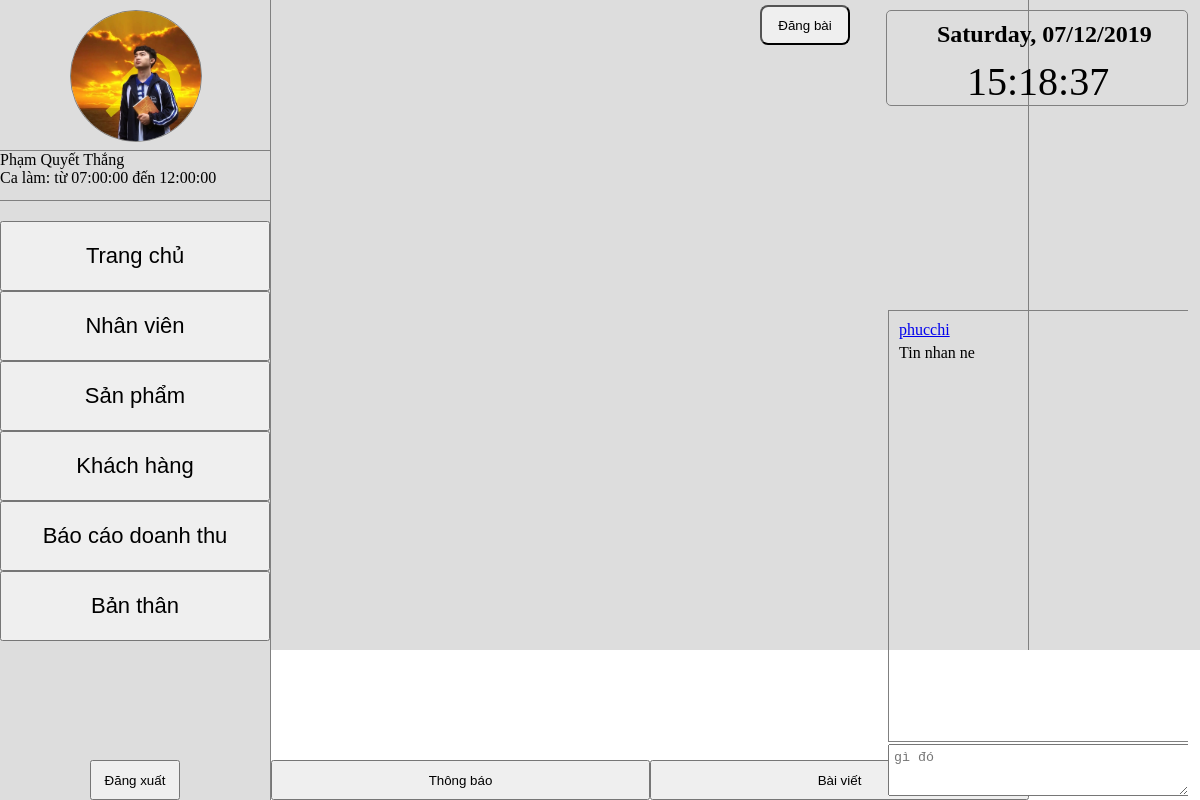
/admin.php (signed in), run on an earlier commit of the app's database.
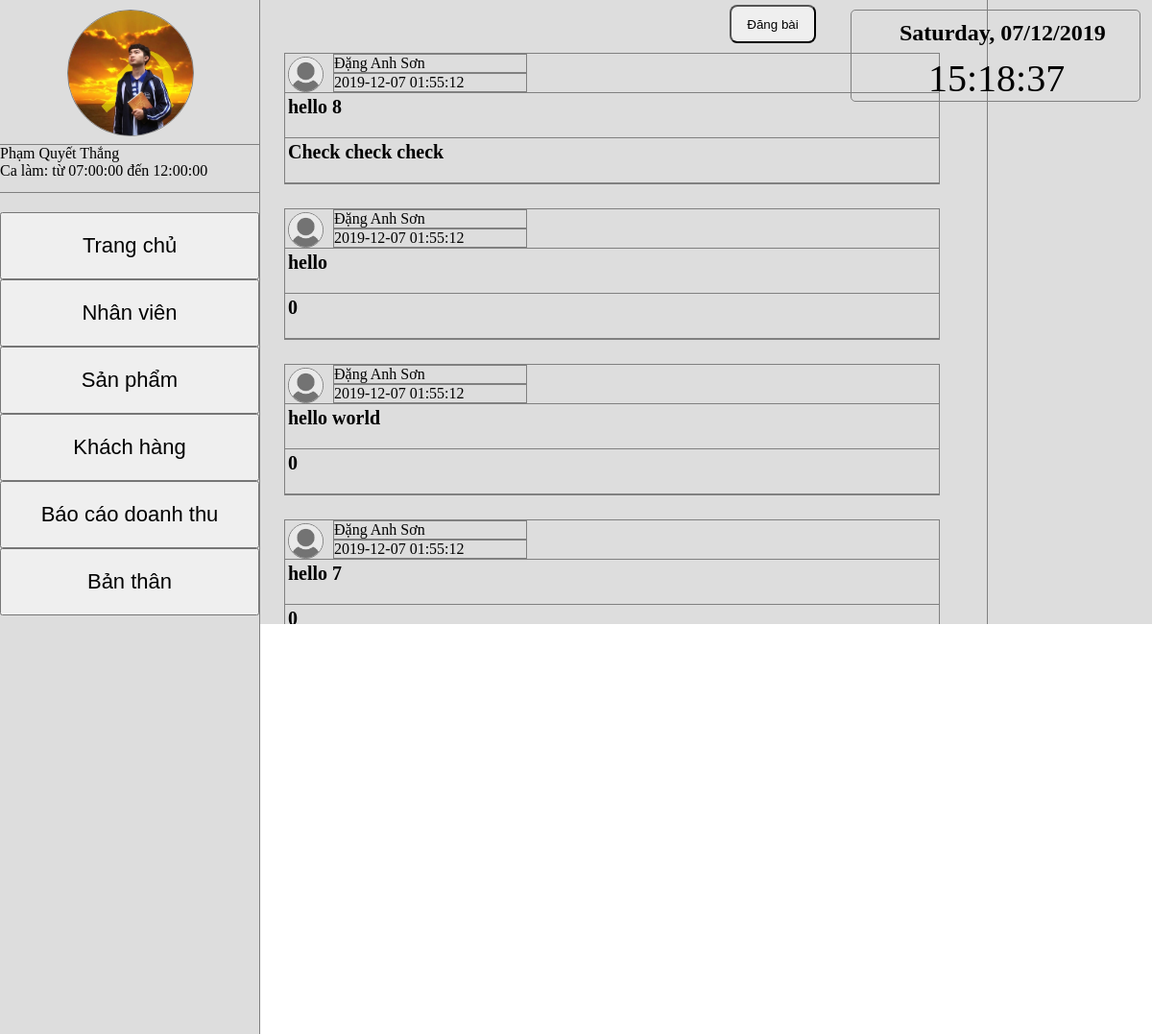
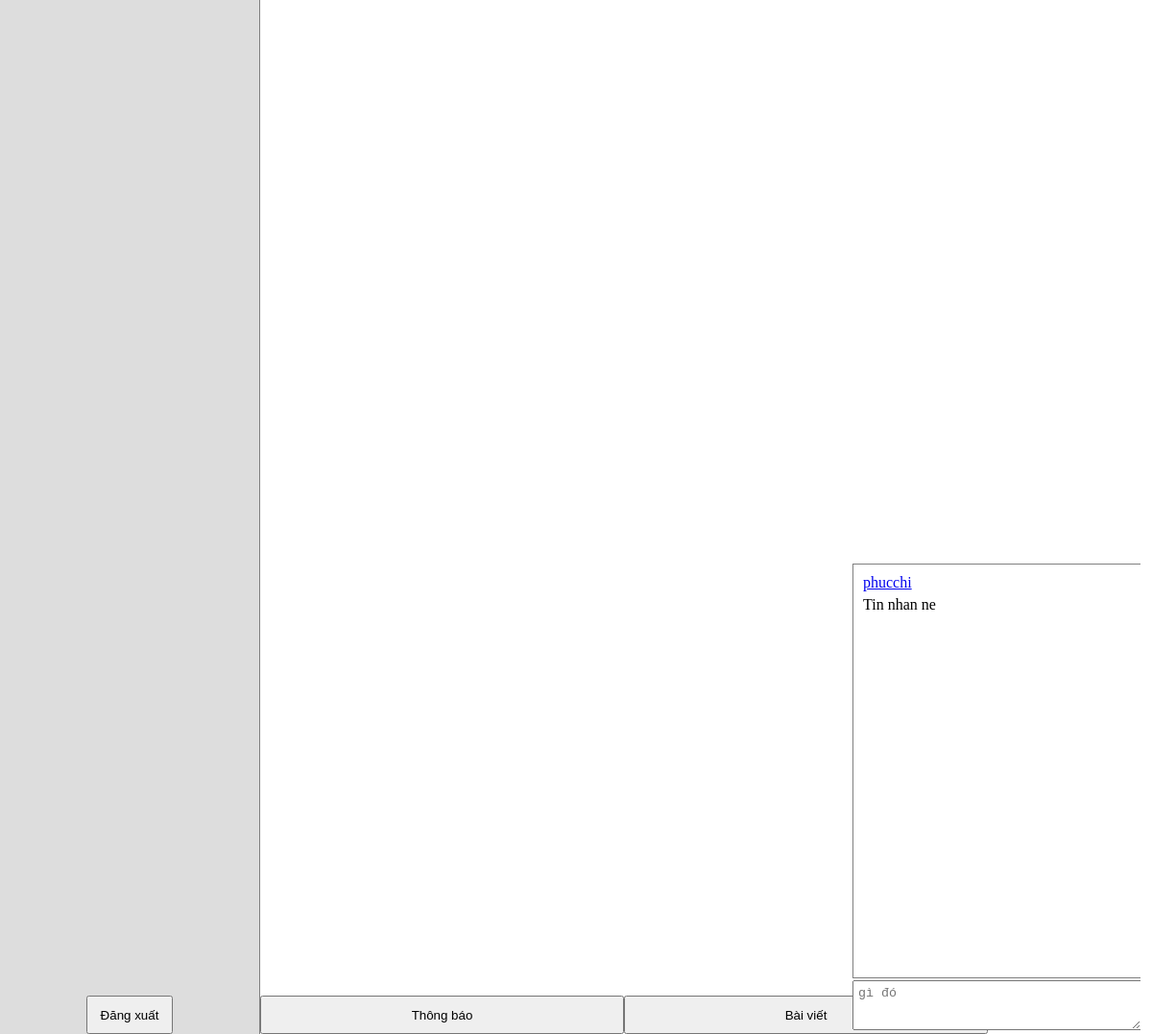
And on a later commit of the database (2 pictures, top to bottom).
### tables this page shows
CREATE TABLE `news` (
  `id` int(11) NOT NULL,
  `id_nv` int(11) NOT NULL,
  `title` text NOT NULL,
  `content` text NOT NULL,
  `img` text DEFAULT NULL,
  `time` timestamp NOT NULL DEFAULT current_timestamp() ON UPDATE current_timestamp()
);

CREATE TABLE `nhanvien` (
  `id` int(11) NOT NULL,
  `accname` varchar(100) NOT NULL,
  `fullname` varchar(200) NOT NULL,
  `avt` text NOT NULL DEFAULT 'library/img/avt0.jpg',
  `sdt` text NOT NULL DEFAULT '+84*********',
  `email` text NOT NULL DEFAULT '***@gmail.com',
  `password` int(11) NOT NULL,
  `start` time NOT NULL,
  `finish` time NOT NULL,
  `firstday` datetime NOT NULL,
  `position` int(11) NOT NULL DEFAULT 1,
  `salary` int(11) NOT NULL DEFAULT 100000
);

### model/loadinfo.php (called while the page is built, shortened)
<?php
$idemp=$_SESSION['empid'];
$sql = "SELECT * FROM `nhanvien` WHERE id='$idemp'";
$ket_qua = $connect->query($sql);
while ($row = $ket_qua->fetch_array(MYSQLI_ASSOC)) {
    $empavt=$row['avt'];
    $empfull=$row['fullname'];
    $empstart=$row['start'];
    $empfini=$row['finish'];
}
?>

### admin.php (the view, shortened to what this page needs)
<?php
require_once ("model/connect.php");
require_once ("model/loadinfo.php");
?>
<!DOCTYPE html>
<html>
<head>
    <link rel="stylesheet" href="style/adminstyle.css">
    <link rel="stylesheet" href="style/style.css">
    <link rel="stylesheet" href="style/hiddenstyle.css">
</head>
<body>
    <div class="left">
        <div class="user">
            <div class="avtemp">
            <?php
				echo '<img src="'.$empavt.'" alt="avt của nhân viên">';
			?>
            </div>
            <div class="infoemp">
            <?php
            echo ('<div class="empname">'.$empfull.'</div>');
            echo ('<div class="calam">Ca làm: từ '.$empstart.' đến '.$empfini.'</div>');
            ?>
            </div>
        </div>
        <button class="multichoose" onclick="openTabs('hometab')">Trang chủ</button>
        <button class="multichoose" onclick="openTabs('nhanvien')">Nhân viên</button>
        <button class="multichoose" onclick="openTabs('reprotab')">Sản phẩm</button>
        <button class="multichoose" onclick="openTabs('')">Khách hàng</button>
        <button class="multichoose" onclick="openTabs('')">Báo cáo doanh thu</button>
        <button class="multichoose" onclick="openTabs('infotab')">Bản thân</button>
    </div>
    <div class="right" id="hometab">
        <div class="news scroll" id="news1">
            <?php
                require_once ("model/loadnews1.php");
            ?>
        </div>
        <button class="creatus cu-p" id="creatus">Đăng bài</button>
            <div class="locnews">
                <button class="locnewsc">Thông báo</button>
                <button class="locnewsc">Bài viết</button>
            </div>
        </div>
        <div class="oclock">
            <div id="oclock"></div>
        </div>
        <div class="chat">
            <div class="messages scroll">
                <div class="message">
                    <a href="#">phucchi</a>
                    <p>Tin nhan ne</p>
                </div>
            </div>
            <textarea class="entry" placeholder="gì đó" name="" cols="30" rows="10"></textarea>
        </div>
</body>
</html>

### model/loadnews1.php (shortened to what this page needs)
<?php
$sqlnew1= "SELECT news.id, news.title, news.content, news.img, news.time,
            nhanvien.id AS idemp, nhanvien.fullname, nhanvien.position, nhanvien.avt
            FROM news
            INNER JOIN nhanvien ON news.id_nv= nhanvien.id
            WHERE position=1 ORDER BY news.id DESC";
$connews1=$connect->query($sqlnew1);
while($rownews1=$connews1->fetch_array(MYSQLI_ASSOC)){
    $title_news1=$rownews1['title'];
    $content_news1=$rownews1['content'];
    $time_post1 = $rownews1['time'];
    $imgnews1 = $rownews1['img'];
    $name_nv1 = $rownews1['fullname'];
    $avtposter=$rownews1['avt'];
    if($imgnews1== NULL){
        echo (
            '<div class="contentnew">
            <div class="headnews">
                <div class="avtposter">
                <img src="'.$avtposter.'" alt="ảnh người đăng">
                </div>
                <div class="nameposter">'.$name_nv1.'</div>
                <div class="timepost">'.$time_post1.'</div>
            </div>
            <div class="titlenews">'.$title_news1.'</div>
            <div class="contentnews">
            '.$content_news1.'
            </div>
        </div> '
        );
    }
}
?>

What changed in the data, as far as the page shows it:
added news: id_nv.avt (picture), id_nv.fullname "Đặng Anh Sơn", time "2019-12-07 01:55:12", title "hello 8", content "Check check check"
added news: id_nv.avt (picture), id_nv.fullname "Đặng Anh Sơn", time "2019-12-07 01:55:12", title "hello", content "0"
added news: id_nv.avt (picture), id_nv.fullname "Đặng Anh Sơn", time "2019-12-07 01:55:12", title "hello world", content "0"
added news: id_nv.avt (picture), id_nv.fullname "Đặng Anh Sơn", time "2019-12-07 01:55:12", title "hello 7", content "0"
